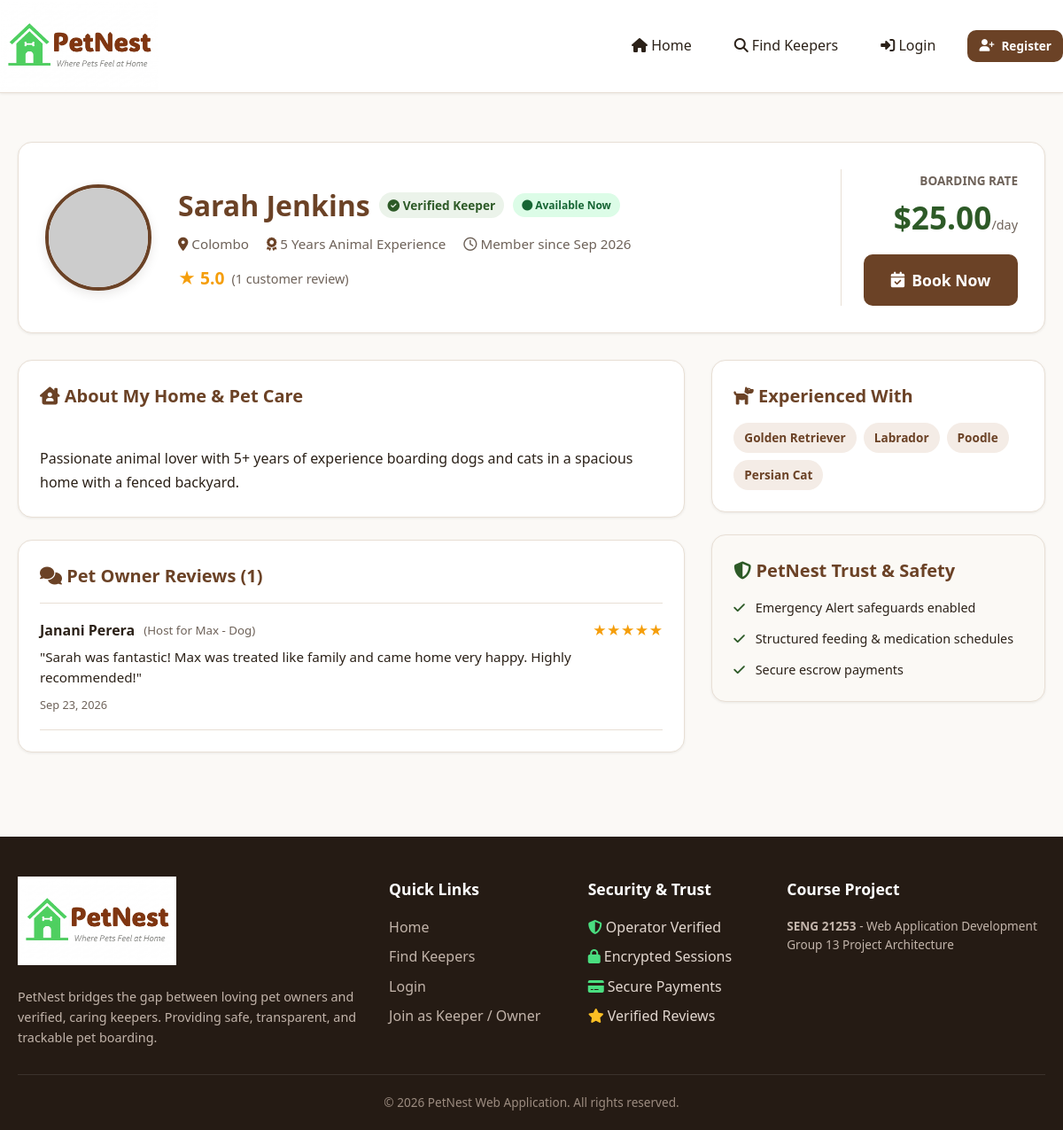
/keeper_profile.php?id=3, run on the app's committed database.
### tables this page shows
CREATE TABLE `users` (
  `user_id` INT AUTO_INCREMENT PRIMARY KEY,
  `full_name` VARCHAR(100) NOT NULL,
  `email` VARCHAR(150) NOT NULL UNIQUE,
  `password` VARCHAR(255) NOT NULL,
  `phone` VARCHAR(20) DEFAULT NULL,
  `role` ENUM('admin', 'operator', 'owner', 'keeper') NOT NULL DEFAULT 'owner',
  `profile_photo` VARCHAR(255) DEFAULT 'default_avatar.png',
  `created_at` TIMESTAMP DEFAULT CURRENT_TIMESTAMP,
  `is_active` TINYINT(1) DEFAULT 1
);

CREATE TABLE `ratings` (
  `rating_id` INT AUTO_INCREMENT PRIMARY KEY,
  `booking_id` INT NOT NULL,
  `owner_id` INT NOT NULL,
  `keeper_id` INT NOT NULL,
  `stars` TINYINT(1) NOT NULL CHECK (`stars` BETWEEN 1 AND 5),
  `feedback_text` TEXT DEFAULT NULL,
  `rated_at` TIMESTAMP DEFAULT CURRENT_TIMESTAMP,
  CONSTRAINT `fk_rating_booking` FOREIGN KEY (`booking_id`) REFERENCES `bookings` (`booking_id`) ON DELETE CASCADE,
  CONSTRAINT `fk_rating_owner` FOREIGN KEY (`owner_id`) REFERENCES `users` (`user_id`) ON DELETE CASCADE,
  CONSTRAINT `fk_rating_keeper` FOREIGN KEY (`keeper_id`) REFERENCES `users` (`user_id`) ON DELETE CASCADE
);

CREATE TABLE `pets` (
  `pet_id` INT AUTO_INCREMENT PRIMARY KEY,
  `owner_id` INT NOT NULL,
  `pet_name` VARCHAR(100) NOT NULL,
  `breed` VARCHAR(100) NOT NULL,
  `species` VARCHAR(50) NOT NULL DEFAULT 'Dog',
  `age` INT NOT NULL DEFAULT 1,
  `weight` DECIMAL(5,2) DEFAULT NULL,
  `pet_photo` VARCHAR(255) DEFAULT 'default_pet.png',
  `medical_notes` TEXT DEFAULT NULL,
  `created_at` TIMESTAMP DEFAULT CURRENT_TIMESTAMP,
  CONSTRAINT `fk_pet_owner` FOREIGN KEY (`owner_id`) REFERENCES `users` (`user_id`) ON DELETE CASCADE
);

### keeper_profile.php (the view, shortened to what this page needs)
<?php
require_once __DIR__ . '/includes/header.php';
$keeperId = (int)($_GET['id'] ?? 0);
$petId    = (int)($_GET['pet_id'] ?? 0);
try {
    $stmt = $pdo->prepare("
        SELECT u.user_id, u.full_name, u.email, u.phone, u.profile_photo, u.created_at AS member_since,
               kp.bio, kp.location, kp.price_per_day, kp.breeds_experienced,
               kp.availability_status, kp.years_experience, kp.is_verified,
               COALESCE(AVG(r.stars), 5.0) AS avg_rating,
               COUNT(r.rating_id) AS total_reviews
        FROM users u
        JOIN keeper_profiles kp ON u.user_id = kp.user_id
        LEFT JOIN ratings r ON u.user_id = r.keeper_id
        WHERE u.user_id = ? AND u.role = 'keeper' AND u.is_active = 1
        GROUP BY u.user_id, u.full_name, u.email, u.phone, u.profile_photo, u.created_at,
                 kp.bio, kp.location, kp.price_per_day, kp.breeds_experienced,
                 kp.availability_status, kp.years_experience, kp.is_verified
        LIMIT 1
    ");
    $stmt->execute([$keeperId]);
    $keeper = $stmt->fetch();
    $stmtReviews = $pdo->prepare("
        SELECT r.stars, r.feedback_text, r.rated_at,
               u.full_name AS owner_name, u.profile_photo AS owner_photo,
               p.pet_name, p.species
        FROM ratings r
        JOIN users u ON r.owner_id = u.user_id
        JOIN bookings b ON r.booking_id = b.booking_id
        JOIN pets p ON b.pet_id = p.pet_id
        WHERE r.keeper_id = ?
        ORDER BY r.rated_at DESC
    ");
    $stmtReviews->execute([$keeperId]);
    $reviews = $stmtReviews->fetchAll();
} catch (PDOException $e) {
    setFlash('danger', 'Database error: ' . $e->getMessage());
    redirect('/search.php');
}
?>
<div class="container" style="padding: 35px 20px;">
    <div class="card" style="margin-bottom: 30px; padding: 30px;">
        <div style="display: flex; gap: 30px; align-items: center; flex-wrap: wrap;">
            <img src="<?= BASE_URL ?>/uploads/profiles/<?= htmlspecialchars($keeper['profile_photo']) ?>"
                 onerror="this.src='https://ui-avatars.com/api/?name=<?= urlencode($keeper['full_name']) ?>&background=6B4226&color=fff&size=150'"
                 alt="<?= htmlspecialchars($keeper['full_name']) ?>"
                 style="width: 120px; height: 120px; border-radius: 50%; object-fit: cover; border: 4px solid var(--primary); box-shadow: var(--shadow-md);">
            <div style="flex: 1; min-width: 260px;">
                <div style="display: flex; align-items: center; gap: 10px; margin-bottom: 6px; flex-wrap: wrap;">
                    <h1 style="font-size: 2rem; color: var(--primary); margin: 0;"><?= htmlspecialchars($keeper['full_name']) ?></h1>
                    <?php if ((int)$keeper['is_verified'] === 1): ?>
                        <span class="badge" style="background: var(--secondary-light); color: var(--secondary); font-size: 0.85rem;">
                            <i class="fa-solid fa-circle-check"></i> Verified Keeper
                        </span>
                    <?php endif; ?>
                    <?php if ($keeper['availability_status'] === 'available'): ?>
                        <span class="badge badge-available"><i class="fa-solid fa-circle"></i> Available Now</span>
                    <?php else: ?>
                        <span class="badge badge-unavailable"><i class="fa-solid fa-circle"></i> Currently Unavailable</span>
                    <?php endif; ?>
                </div>
                <div style="display: flex; gap: 20px; color: var(--text-muted); font-size: 0.95rem; margin-bottom: 12px; flex-wrap: wrap;">
                    <span><i class="fa-solid fa-location-dot" style="color: var(--primary);"></i> <?= htmlspecialchars($keeper['location']) ?></span>
                    <span><i class="fa-solid fa-award" style="color: var(--primary);"></i> <?= $keeper['years_experience'] ?> Years Animal Experience</span>
                    <span><i class="fa-regular fa-clock"></i> Member since <?= date('M Y', strtotime($keeper['member_since'])) ?></span>
                </div>
                <div style="display: flex; align-items: center; gap: 8px;">
                    <span style="color: #F59E0B; font-size: 1.2rem; font-weight: 700;">
                        ★ <?= number_format($keeper['avg_rating'], 1) ?>
                    </span>
                    <span style="color: var(--text-muted); font-size: 0.9rem;">
                        (<?= $keeper['total_reviews'] ?> customer review<?= $keeper['total_reviews'] == 1 ? '' : 's' ?>)
                    </span>
                </div>
            </div>
            <div style="text-align: right; min-width: 200px; border-left: 1px solid var(--border-color); padding-left: 25px;">
                <span style="font-size: 0.85rem; color: var(--text-muted); text-transform: uppercase; font-weight: 600;">Boarding Rate</span>
                <div style="font-size: 2.2rem; font-weight: 800; color: var(--secondary); margin-bottom: 14px;">
                    $<?= number_format($keeper['price_per_day'], 2) ?><small style="font-size:0.9rem; color:var(--text-muted); font-weight:normal;">/day</small>
                </div>
                <?php if ($keeper['availability_status'] === 'available'): ?>
                    <a href="<?= BASE_URL ?>/book.php?keeper_id=<?= $keeper['user_id'] ?><?= $petId > 0 ? '&pet_id=' . $petId : '' ?>" class="btn btn-primary btn-lg" style="width: 100%;">
                        <i class="fa-solid fa-calendar-check"></i> Book Now
                    </a>
                <?php else: ?>
                    <button class="btn btn-outline btn-lg" style="width: 100%; cursor: not-allowed; opacity: 0.6;" disabled>
                        Not Available
                    </button>
                <?php endif; ?>
            </div>
        </div>
    </div>
    <div style="display: grid; grid-template-columns: 2fr 1fr; gap: 30px;">
        <div>
            <div class="card" style="margin-bottom: 25px;">
                <h3 class="card-title" style="margin-bottom: 14px;"><i class="fa-solid fa-house-chimney-user"></i> About My Home & Pet Care</h3>
                <p style="font-size: 1rem; line-height: 1.7; color: var(--text-dark); white-space: pre-line;">
                    <?= htmlspecialchars($keeper['bio'] ?: 'Hello! I am a passionate and attentive pet keeper. I love hosting pets and ensuring they feel safe, exercised, and cherished while their owners are away.') ?>
                </p>
            </div>
            <div class="card">
                <div class="card-header">
                    <h3 class="card-title"><i class="fa-solid fa-comments"></i> Pet Owner Reviews (<?= count($reviews) ?>)</h3>
                </div>
                <?php if (empty($reviews)): ?>
                    <div style="text-align: center; padding: 40px 10px; color: var(--text-muted);">
                        <i class="fa-regular fa-comment-dots" style="font-size: 2.5rem; margin-bottom: 10px; color: var(--border-color);"></i>
                        <p>No written reviews yet for this keeper.</p>
                        <small>Reviews are submitted by verified pet owners after completed bookings.</small>
                    </div>
                <?php else: ?>
                    <div style="display: flex; flex-direction: column; gap: 20px;">
                        <?php foreach ($reviews as $rev): ?>
                            <div style="border-bottom: 1px solid var(--border-color); padding-bottom: 16px;">
                                <div style="display: flex; justify-content: space-between; align-items: center; margin-bottom: 6px;">
                                    <div style="display: flex; align-items: center; gap: 10px;">
                                        <div style="font-weight: 700; color: var(--text-dark);"><?= htmlspecialchars($rev['owner_name']) ?></div>
                                        <small style="color: var(--text-muted);">(Host for <?= htmlspecialchars($rev['pet_name']) ?> - <?= htmlspecialchars($rev['species']) ?>)</small>
                                    </div>
                                    <div style="color: #F59E0B; font-size: 0.95rem;">
                                        <?= str_repeat('★', (int)$rev['stars']) . str_repeat('☆', 5 - (int)$rev['stars']) ?>
                                    </div>
                                </div>
                                <p style="font-size: 0.95rem; color: var(--text-dark); line-height: 1.5; margin-bottom: 6px;">
                                    "<?= htmlspecialchars($rev['feedback_text']) ?>"
                                </p>
                                <small style="color: var(--text-muted); font-size: 0.8rem;"><?= date('M d, Y', strtotime($rev['rated_at'])) ?></small>
                            </div>
                        <?php endforeach; ?>
                    </div>
                <?php endif; ?>
            </div>
        </div>
        <div>
            <div class="card" style="margin-bottom: 25px;">
                <h3 class="card-title" style="margin-bottom: 14px;"><i class="fa-solid fa-dog"></i> Experienced With</h3>
                <?php
                $breeds = array_filter(array_map('trim', explode(',', $keeper['breeds_experienced'] ?? '')));
                if (!empty($breeds)):
                ?>
                    <div style="display: flex; flex-wrap: wrap; gap: 8px;">
                        <?php foreach ($breeds as $b): ?>
                            <span style="background: var(--primary-light); color: var(--primary); padding: 6px 12px; border-radius: 20px; font-size: 0.85rem; font-weight: 600;">
                                <?= htmlspecialchars($b) ?>
                            </span>
                        <?php endforeach; ?>
                    </div>
                <?php else: ?>
                    <p style="color: var(--text-muted); font-size: 0.9rem;">Comfortable with all friendly dogs and cats.</p>
                <?php endif; ?>
            </div>
            <div class="card" style="background: #FBF9F5;">
                <h3 class="card-title" style="margin-bottom: 14px;"><i class="fa-solid fa-shield-halved" style="color: var(--secondary);"></i> PetNest Trust & Safety</h3>
                <ul style="list-style: none; display: flex; flex-direction: column; gap: 12px; font-size: 0.9rem; color: var(--text-dark);">
                    <li><i class="fa-solid fa-check" style="color: var(--secondary); margin-right: 8px;"></i> Emergency Alert safeguards enabled</li>
                    <li><i class="fa-solid fa-check" style="color: var(--secondary); margin-right: 8px;"></i> Structured feeding & medication schedules</li>
                    <li><i class="fa-solid fa-check" style="color: var(--secondary); margin-right: 8px;"></i> Secure escrow payments</li>
                </ul>
            </div>
        </div>
    </div>
</div>
<?php require_once __DIR__ . '/includes/footer.php'; ?>

### data on the page
users: full_name "Sarah Jenkins", created_at "Sep 2026"
ratings: owner.full_name "Janani Perera", pets.pet_name "Max", pets.species "Dog", stars "★★★★★", feedback_text "Sarah was fantastic! Max was treated like family and came home very happy. Highly recommended!", rated_at "Sep 23, 2026"

### other printed values
$keeper['location'] "Colombo"
$keeper['years_experience'] "5"
$keeper['avg_rating'] "5.0"
$keeper['total_reviews'] "1"
$keeper['price_per_day'] "25.00"
count($reviews) "1"
$b "Golden Retriever"
$b "Labrador"
$b "Poodle"
$b "Persian Cat"
